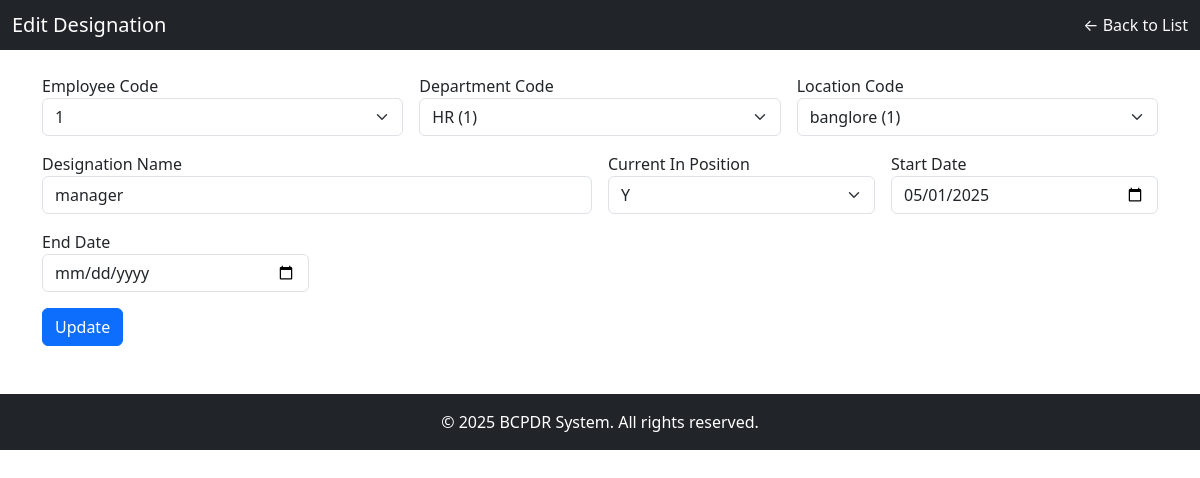
The page /Designation_repository/edit_designation_repository.php?emp=1 on the database as committed earlier.
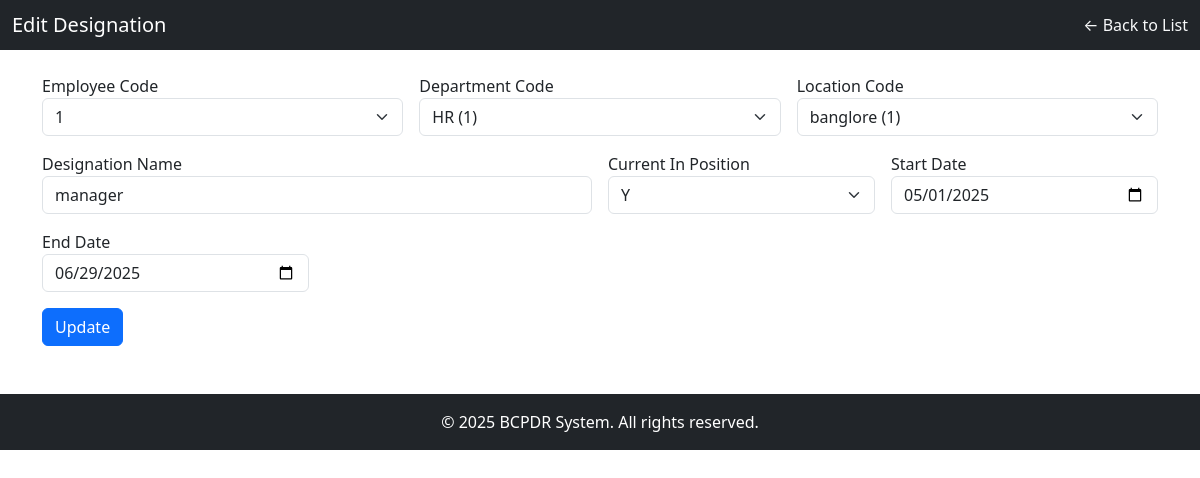
The same page on the database as committed later.
### tables this page shows
CREATE TABLE `designation_repository` (
  `EmployeeCode` varchar(10) DEFAULT NULL,
  `DepartmentCode` varchar(10) DEFAULT NULL,
  `LocationCode` varchar(10) DEFAULT NULL,
  `DesignationName` varchar(40) DEFAULT NULL,
  `CurrentInPosition` char(1) DEFAULT NULL CHECK (`CurrentInPosition` in ('Y','N')),
  `StartDate` date DEFAULT NULL,
  `EndDate` date DEFAULT NULL
);

CREATE TABLE `employees` (
  `id` int(11) NOT NULL,
  `employee_code` varchar(50) NOT NULL,
  `first_name` varchar(100) NOT NULL,
  `middle_name` varchar(100) DEFAULT NULL,
  `last_name` varchar(100) NOT NULL,
  `company` varchar(100) NOT NULL,
  `department` varchar(100) NOT NULL,
  `designation` varchar(100) NOT NULL,
  `location` varchar(100) NOT NULL,
  `phone1` varchar(20) NOT NULL,
  `phone2` varchar(20) DEFAULT NULL,
  `email1` varchar(100) NOT NULL,
  `email2` varchar(100) DEFAULT NULL,
  `created_at` timestamp NOT NULL DEFAULT current_timestamp()
);

CREATE TABLE `department_master` (
  `DepartmentCode` varchar(10) NOT NULL,
  `DepartmentName` varchar(100) NOT NULL
);

CREATE TABLE `locations` (
  `id` int(11) NOT NULL,
  `location_code` varchar(10) NOT NULL,
  `location_name` varchar(100) NOT NULL,
  `building_name` varchar(100) DEFAULT NULL,
  `address1` varchar(100) DEFAULT NULL,
  `address2` varchar(101) DEFAULT NULL,
  `address3` varchar(102) DEFAULT NULL,
  `city` varchar(3) DEFAULT NULL,
  `pincode` int(6) DEFAULT NULL
);

### Designation_repository/edit_designation_repository.php (the view, shortened to what this page needs)
<?php
$conn = new mysqli("localhost", "root", "", "BCPDR");
$empCode = $_GET['emp'] ?? '';
$stmt = $conn->prepare("SELECT * FROM DESIGNATION_REPOSITORY WHERE EmployeeCode = ?");
$stmt->bind_param("s", $empCode);
$stmt->execute();
$result = $stmt->get_result();
$data = $result->fetch_assoc();
$employeeResult = $conn->query("SELECT employee_code FROM employees ORDER BY employee_code");
$departmentResult = $conn->query("SELECT DepartmentCode, DepartmentName FROM department_master ORDER BY DepartmentName");
$locationResult = $conn->query("SELECT location_code, location_name FROM locations ORDER BY location_name");
?>
<!DOCTYPE html>
<html>
<head>
    <link href="https://cdn.jsdelivr.net/npm/bootstrap@5.3.3/dist/css/bootstrap.min.css" rel="stylesheet">
</head>
<body>
<nav class="navbar navbar-dark bg-dark">
    <div class="container-fluid d-flex justify-content-between align-items-center">
        <span class="navbar-brand mb-0 h1">Edit Designation</span>
        <a href="list_designation_repository.php" class="text-light text-decoration-none">← Back to List</a>
    </div>
</nav>
<div class="container mt-4">
    <form method="post" class="row g-3">
        <div class="col-md-4">
            <label>Employee Code</label>
            <select name="employee_code" class="form-select" required>
                <?php while ($row = $employeeResult->fetch_assoc()): ?>
                    <option value="<?= htmlspecialchars($row['employee_code']) ?>" <?= ($row['employee_code'] === $data['EmployeeCode']) ? 'selected' : '' ?>>
                        <?= htmlspecialchars($row['employee_code']) ?>
                    </option>
                <?php endwhile; ?>
            </select>
        </div>
        <div class="col-md-4">
            <label>Department Code</label>
            <select name="department_code" class="form-select" required>
                <?php while ($row = $departmentResult->fetch_assoc()): ?>
                    <option value="<?= htmlspecialchars($row['DepartmentCode']) ?>" <?= ($row['DepartmentCode'] === $data['DepartmentCode']) ? 'selected' : '' ?>>
                        <?= htmlspecialchars($row['DepartmentName']) ?> (<?= htmlspecialchars($row['DepartmentCode']) ?>)
                    </option>
                <?php endwhile; ?>
            </select>
        </div>
        <div class="col-md-4">
            <label>Location Code</label>
            <select name="location_code" class="form-select" required>
                <?php while ($row = $locationResult->fetch_assoc()): ?>
                    <option value="<?= htmlspecialchars($row['location_code']) ?>" <?= ($row['location_code'] === $data['LocationCode']) ? 'selected' : '' ?>>
                        <?= htmlspecialchars($row['location_name']) ?> (<?= htmlspecialchars($row['location_code']) ?>)
                    </option>
                <?php endwhile; ?>
            </select>
        </div>
        <div class="col-md-6">
            <label>Designation Name</label>
            <input type="text" name="designation_name" value="<?= htmlspecialchars($data['DesignationName']) ?>" class="form-control" required>
        </div>
        <div class="col-md-3">
            <label>Current In Position</label>
            <select name="current_in_position" class="form-select" required>
                <option value="Y" <?= $data['CurrentInPosition'] === 'Y' ? 'selected' : '' ?>>Y</option>
            </select>
        </div>
        <div class="col-md-3">
            <label>Start Date</label>
            <input type="date" name="start_date" value="<?= htmlspecialchars($data['StartDate']) ?>" class="form-control" required>
        </div>
        <div class="col-md-3">
            <label>End Date</label>
            <input type="date" name="end_date" class="form-control" value="<?= htmlspecialchars($data['EndDate']) ?>">
        </div>
<br>
        <div class="col-md-12">
            <button class="btn btn-primary">Update</button>
        </div>
    </form>
</div><br><br>
<footer class="bg-dark text-white text-center py-3">
    © 2025 BCPDR System. All rights reserved.
</footer>
</body>
</html>

Rows that differ between the two databases and show on the page:
removed designation_repository: employee_code "1", department_code "HR (1)", location_code "banglore (1)", designation_name "manager", current_in_position "Y", start_date "05/01/2025"
added designation_repository: employee_code "1", department_code "HR (1)", location_code "banglore (1)", designation_name "manager", current_in_position "Y", start_date "05/01/2025", end_date "06/29/2025"
